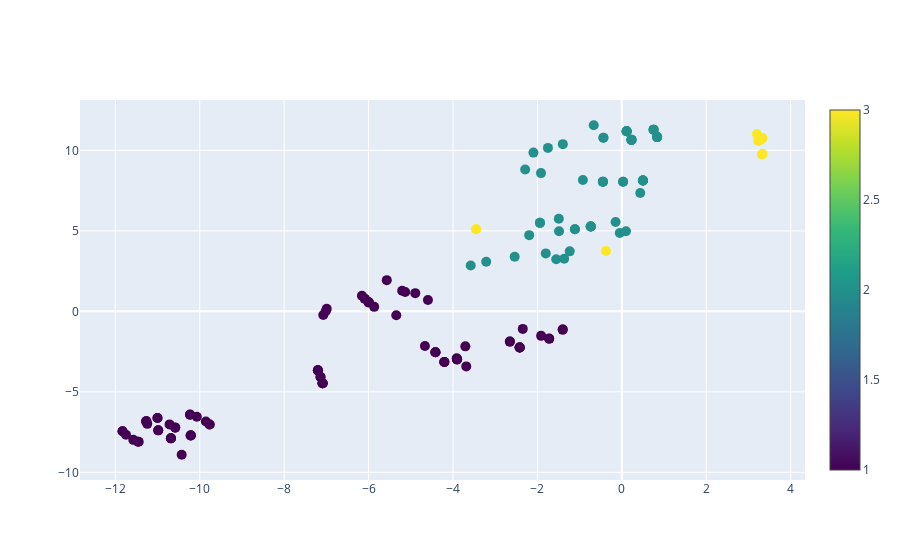

Notebook cell for this chart:
### Code cell
fig = go.Figure(data=go.Scatter(
    x=plotting_df["maintenance_tsne_1"], y=plotting_df["maintenance_tsne_2"], mode="markers",
    text=plotting_df["Plant_Name"],
    marker=dict(
        size=10,
        color=plotting_df["Maintenance_Ordinal"],
        colorscale='Viridis', 
        showscale=True,
    )
))

fig.show()

### Figure 1 — Plotly figure (JSON) as saved in the notebook; plotly's stock layout.template omitted (floating-point values rounded to 4 significant figures; data arrays with more than 128 entries replaced by an {"elided": "..."} marker saying what was removed)
{"data": [{"marker": {"color": {"elided": "147 int values"}, "colorscale": [[0, "#440154"], [0.1111, "#482878"], [0.2222, "#3e4989"], [0.3333, "#31688e"], [0.4444, "#26828e"], [0.5556, "#1f9e89"], [0.6667, "#35b779"], [0.7778, "#6ece58"], [0.8889, "#b5de2b"], [1, "#fde725"]], "showscale": true, "size": 10}, "mode": "markers", "text": {"elided": "147 str values"}, "type": "scatter", "x": {"elided": "147 float values"}, "y": {"elided": "147 float values"}}], "layout": {}}
